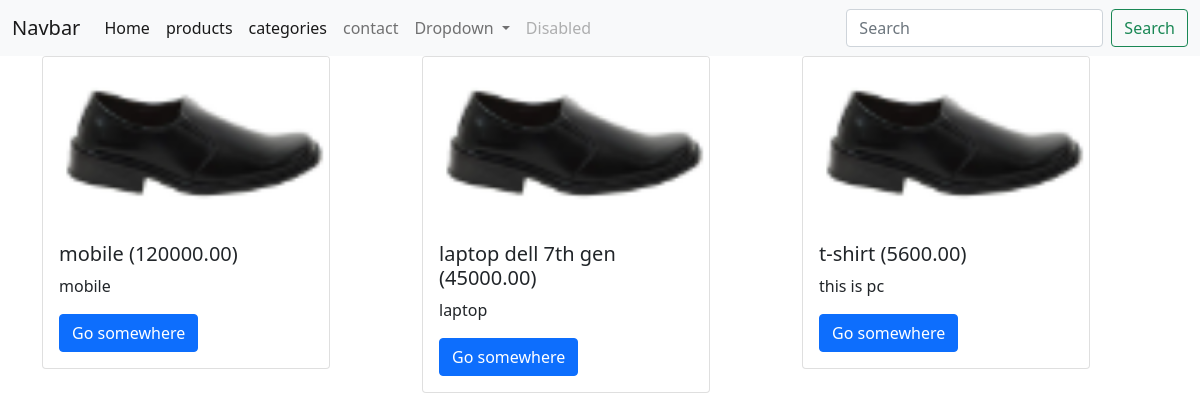
/product/products/, run on the app's committed database.
### product/models.py (models this page shows, shortened)
class Product(models.Model):
    name = models.CharField(max_length=255)
    price = models.DecimalField(max_digits=10, decimal_places=2)
    description = models.TextField()
    category = models.ForeignKey(Category,on_delete=models.CASCADE,related_name = "products")
    image = models.ImageField(upload_to="products/images",null=True)

### product/views.py (the view)
# urls.py: path('products/',views.allprod,name='getproducts'),
def allprod(request):
    all_products = Product.objects.all()
    data = {
        'products': all_products
    }
    return render(request,"products.html",data)

### templates/products.html
{% extends 'master.html' %}
{% load static %}
{% block contents %}
    <div class="container">
        <div class="row">
        {% for prod in products %}
            <div class="col">
                <div class="card" style="width: 18rem;">
                    <img src="{{prod.image.url}}" class="card-img-top" alt="...">
                    <div class="card-body">
                    <h5 class="card-title">{{prod.name}} ({{prod.price}})</h5>
                    <p class="card-text">{{prod.description}}</p>
                    <a href="#" class="btn btn-primary">Go somewhere</a>
                    </div>
                </div>
            </div>
        {% endfor %}
        </div>
      </div>
{%  endblock %}

### data on the page
Product: image (picture), name "mobile", price "120000.00", description "mobile"
Product: image (picture), name "laptop dell 7th gen", price "45000.00", description "laptop"
Product: image (picture), name "t-shirt", price "5600.00", description "this is pc"
